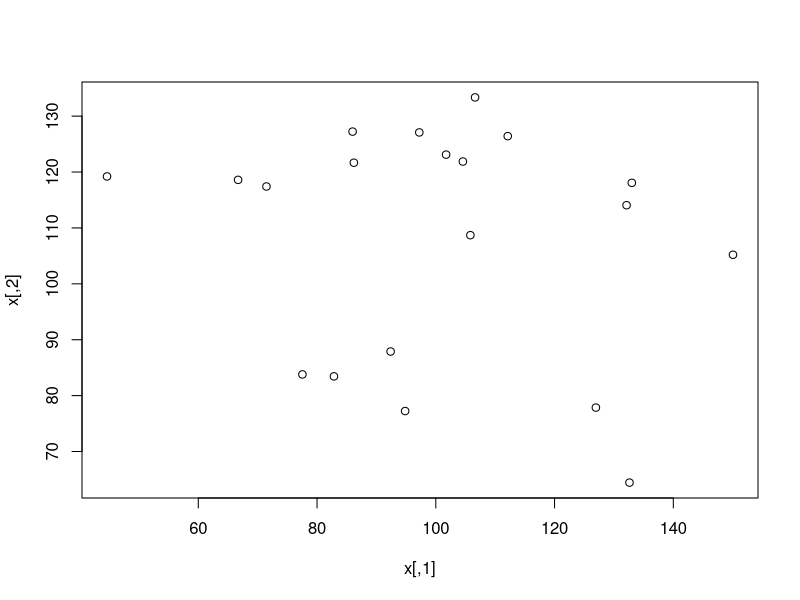
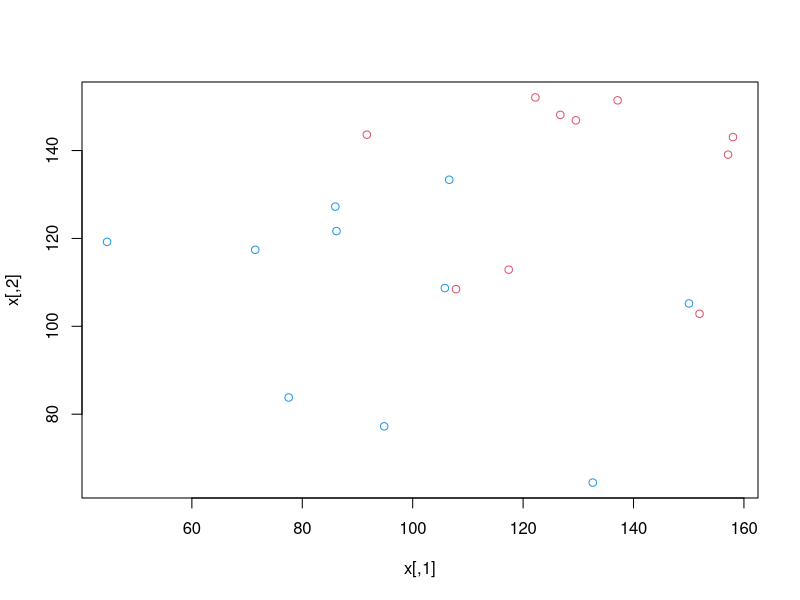

Here is the R script that generated these plots, in order: (Note: this script raises an error after producing the figures.)
##################################################
###  Warning: There's a very subtle bug herein  ##
##################################################

rm(list=ls())
##########################################################################################
### Functions
##########################################################################################
installIfAbsentAndLoad <- function(neededVector) {
  for(thispackage in neededVector) {
    if( ! require(thispackage, character.only = T) )
    { install.packages(thispackage)}
    require(thispackage, character.only = T)
  }
}
##############################
### Load required packages ###
##############################
needed  <-  c("class")  #class contains the knn() function
installIfAbsentAndLoad(needed)
##############################
### Data Example           ###
##############################
set.seed(5072)
x <- matrix(rnorm(20 * 2, 100, 25), ncol = 2)
plot(x)
y <- c(rep("Down", 10), rep("Up", 10))
x[y == "Down",] <- x[y == "Down",] + 25
plot(x, col = ifelse(y == "Up", 4, 2))
mydata <- data.frame(x , y)
n <- nrow(mydata)
mydata[c(1:5, (n/2 + 1):(n/2 + 6)),]
##############################
### Now for real           ###
##############################
set.seed(5072)
##########################
### Draw a new sample   ##
##########################
x <- matrix(rnorm(200 * 2, 100, 25), ncol = 2)
y <- c(rep("Down",100), rep("Up",100))
x[y == "Down",] <- x[y == "Down",] + 25
mydata <- data.frame(x , y, stringsAsFactors = F)
n <- nrow(mydata)
trainprop <- 0.70  #say we want a 70/20/10 split of rows for training, validation and test respectively
validateprop <- 0.2
####################################
### Create three random subsets   ##
####################################
#create a vector of random integers of training size from the vector 1:n
train  <-  sample(n, trainprop * n)
#create a vector of the remaining  integers, then create a vector of random integers
#of validate size by sampling from these
validate  <-  sample(setdiff(1:n, train), validateprop * n) 
#create a vector of the integers not in either training or validate
test <- setdiff(setdiff(1:n, train), validate)
#Create the data frames using the indices created in the three vectors above
trainset <- mydata[train,]
validateset <- mydata[validate,]
testset <- mydata[test,]
# The knn() function requires 4 parameters: 
# 1. A matrix containing the predictors (the X's) associated with the training
#   data, here train.X 
# 2. A matrix containing the predictors (the X's) associated with the data for 
#   which we wish to make predictions, here test.X for the test set, 
#   train.X for the training set
# 3. A vector containing the class labels (the Y's) for the training observations, 
#   here train.Y
# 4. A value for K, the number of nearest neighbors to be # used by the 
#   classifier.
train.x <- trainset[-3]
train.y <- trainset$y
validate.x <- validateset[-3]
validate.y <- validateset$y
test.x <- testset[-3]
test.y <- testset$y
####################################
# Fit a knn model with k=1 and produce 
# predictions for the validate set
####################################
knn.pred <- knn(train.x, validate.x,  as.vector(train.y), k=1)
#In the table() function, always put Actuals first so they
#appear in the rows, predictions next so they appear in the
#columns
mytable <- table(validate.y, knn.pred)   
mytable
(mytable["Up", "Down"] + mytable["Down", "Up"]) / sum(mytable)
#compute a training error rate table
mytable <- table(train.y, knn.pred)
mytable
(mytable["UP","Down"] + mytable["Down","Up"]) / sum(mytable)
##################################################
# Fit a knn model with increasing k and produce 
# predictions for the validate set
##################################################
numreps <- 50
validate.errors <- rep(0, numreps)
train.errors <- rep(0, numreps)
for(k in 1:numreps) {
  knn.pred <- knn(train.x, validate.x,  train.y, k = k)
  mytable <- table(validate.y, knn.pred)
  validate.errors[k] <- (mytable["Up", "Down"] + mytable["Down", "Up"]) / sum(mytable)
  
  knn.pred <- knn(train.x, train.x,  train.y, k = k)
  mytable <- table(train.y, knn.pred)
  train.errors[k] <- (mytable["Up", "Down"] + mytable["Down", "Up"]) / sum(mytable)
}
print(paste("Minimum validate set error rate occurred at k =", which.min(validate.errors)))
print(paste("Minimum validate error rate was ", validate.errors[which.min(validate.errors)]))
plot(1:numreps,validate.errors, main = "Validate Set error Rates", xlab = "k (Decreasing Flexibility)")
plot(1:numreps,train.errors, main = "Train Set error Rates", xlab = "k (Decreasing Flexibility)")
knn.pred <- knn(train.x, test.x,  train.y, k = which.min(validate.errors))
mytable <- table(test.y, knn.pred)
print(paste("Test error rate was ",(mytable["Up", "Down"] + mytable["Down", "Up"]) / sum(mytable)))






